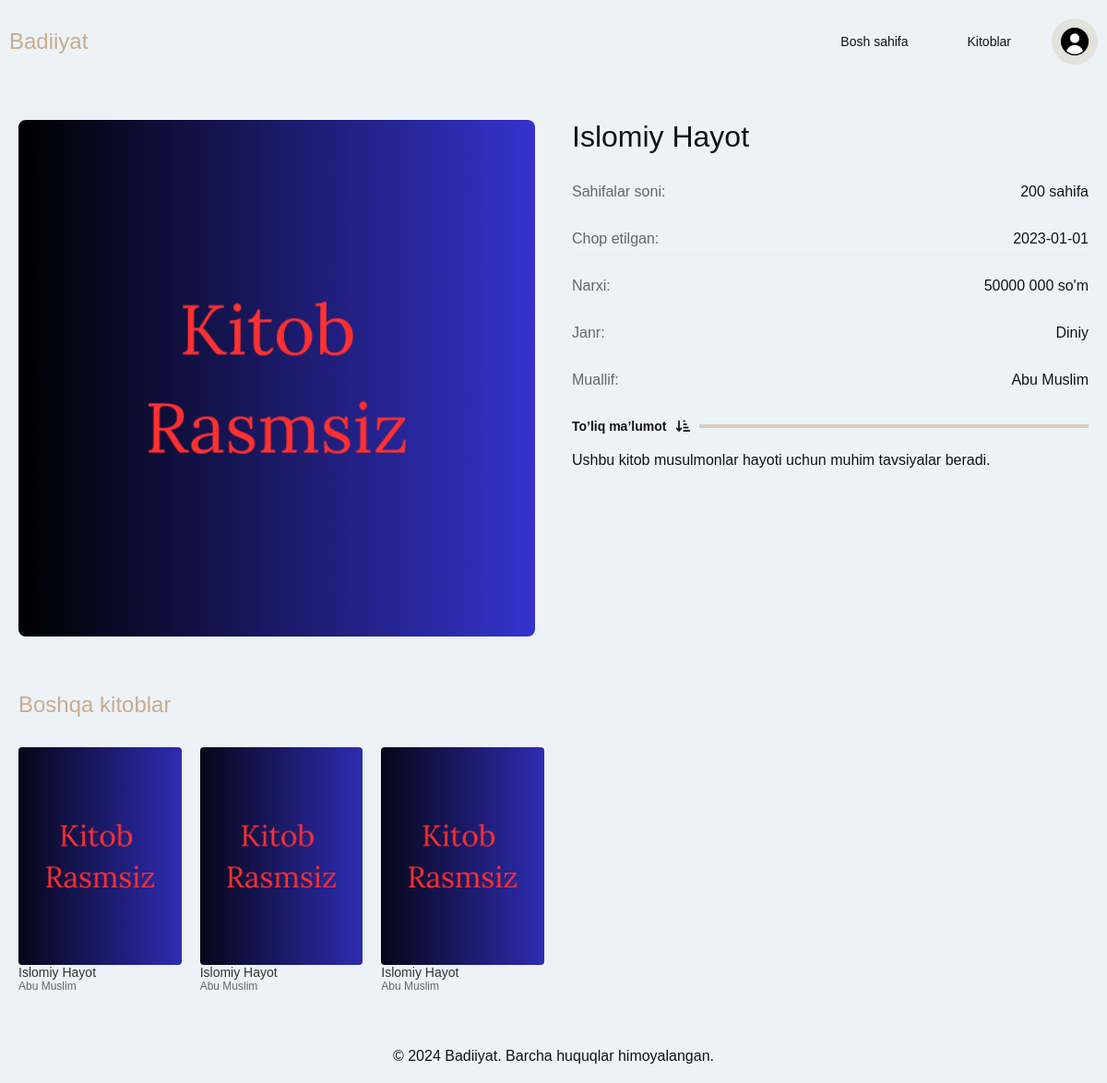
Screenshot of /info/4/ (signed in) with the database file from the repository.
### homeapp/models.py (models this page shows, shortened)
class AddBook(models.Model):
    GENRE_CHOICES = [
        ("Diniy", "Diniy"),
        ("Jadid Adabiyoti", "Jadid Adabiyoti"),
        ("Zamonaviy", "Zamonaviy"),
        ("Ishqiy", "Ishqiy"),
    ]
    title = models.CharField(max_length=350, verbose_name="Kitob nomi")
    pages = models.PositiveIntegerField(verbose_name="Sahifalar soni")
    year = models.DateField(verbose_name="Chop etilgan sana")
    price = models.PositiveIntegerField(verbose_name="Narxi (so'm)")
    book_image = ResizedImageField(size=[220,320],crop=['middle','center'],upload_to='image/', null=True, blank=True, verbose_name="Kitob rasmi",validators=[FileExtensionValidator(['jpg','jpeg','png','bmp','webp'])])
    genre = models.CharField(max_length=20, choices=GENRE_CHOICES, verbose_name="Janr")
    author = models.CharField(max_length=225, verbose_name="Muallif")
    isbn = models.CharField(max_length=13, verbose_name="ISBN")
    bio = models.TextField(verbose_name="Annotatsiya")

### homeapp/views.py (the view)
# urls.py: path('info/<int:book_id>/',views.bookdetails,name='bookdetails'),
@login_required(login_url='signup')
def bookdetails(request, book_id):
    book = AddBook.objects.get(id=book_id)
    related_books = AddBook.objects.filter(genre=book.genre).exclude(id=book_id)
    return render(request, 'info.html', {'book': book, 'related_books': related_books})

### template/info.html (shortened to what this page needs)
<!DOCTYPE html>
<html lang="en">
<head>
<link rel="stylesheet" href="https://cdnjs.cloudflare.com/ajax/libs/font-awesome/6.7.0/css/all.min.css">
</head>
<body>
    <header class="header">
        <a href="{% url 'base' %}" class="logo">Badiiyat</a>
        <nav class="nav">
            <a href="{% url 'base' %}">Bosh sahifa  </a>
            <a href="/?genre=">Kitoblar  </a>
            <div class="img">
            <a href="{% url 'edit_profile' %}">
         <img src="/static/1134.png" class="img" alt="dsdd">
            </a>
            </div>
        </nav>
    </header>
    <main class="main">
        <div class="book-details">
            <div class="book-cover">
                {% if book.book_image %}
                <img src="{{ book.book_image.url }}" alt="{{ book.title }} rasmi">
                {% else %}
                <img src="/static/imagenot.png" alt="Kitob rasmi yo'q">
                {% endif %}
            </div>
            <div class="book-info">
                <h1 class="book-title">{{ book.title }}</h1>
                <div class="book-stats">
                    <div class="stat-row">
                        <span class="stat-label">Sahifalar soni:</span>
                        <span class="stat-value">{{ book.pages }} sahifa</span>
                    </div>
                    <div class="stat-row">
                        <span class="stat-label">Chop etilgan:</span>
                        <span class="stat-value">{{ book.year|date:"Y-m-d" }}</span>
                    </div>
                    <div class="stat-row">
                        <span class="stat-label">Narxi:</span>
                        <span class="stat-value">{{ book.price }} 000 so'm</span>
                    </div>
                    <div class="stat-row">
                        <span class="stat-label">Janr:</span>
                        <span class="stat-value">{{ book.genre }}</span>
                    </div>
                    <div class="stat-row">
                        <span class="stat-label">Muallif:</span>
                        <span class="stat-value">{{ book.author }}</span>
                    </div>
                </div>
                <div class="book-description">
                 <h2 style="display: flex; align-items: center; gap: 10px;">
                     To’liq ma’lumot
                     <i class="fa-solid fa-arrow-down-short-wide"></i>
                     <div class="more-info-line"></div>
                 </h2>
                    <p id="book-bio">{{ book.bio }}</p>
                </div>
            </div>
        </div>
        <section class="related-works">
            <h2>Boshqa kitoblar</h2>
<div class="book-grid">
    {% for related_book in related_books %}
    <div class="book-card">
        <a href="{% url 'bookdetails' related_book.id %}" class="book-card-link">
            <div class="book-card-cover">
                {% if related_book.book_image %}
                <img src="{{ related_book.book_image.url }}" alt="{{ related_book.title }} rasmi">
                {% else %}
                <img src="/static/imagenot.png" alt="Kitob rasmi yo'q">
                {% endif %}
            </div>
            <div class="book-card-title">{{ related_book.title }}</div>
            <div class="book-card-author">{{ related_book.author }}</div>
        </a>
    </div>
    {% empty %}
    <p>Hozirda boshqa kitoblar mavjud emas.</p>
    {% endfor %}
</div>
        </section>
    </main>
    <footer>
        <p>&copy; 2024 Badiiyat. Barcha huquqlar himoyalangan.</p>
    </footer>
</body>
</html>

### template/info.html (style rules this page uses)
:root[data-theme="light"] { --body: #edf2f7; --text: rgba(0, 0, 0, 0.92); }
* { color: var(--text); margin: 0; padding: 0; box-sizing: border-box; font-family: Arial, sans-serif; }
.header { color: var(--text); padding: 20px 10px; display: flex; justify-content: space-between; align-items: center; max-width: 1200px; margin: 0 auto; }
.logo { color: #C9AC8C; text-decoration: none; font-size: 24px; font-weight: 300; }
.nav { color: var(--text); display: flex; gap: 24px; align-items: center; }
.nav a { color: var(--text); text-decoration: none; font-size: 14px; padding: 10px 20px; border-radius: 4px; transition: background-color 0.3s; }
.img img { width: 100%; height: 100%; object-fit: cover; border-radius: 50%; transform: scale(1.5); }
.img { width: 50px !important; height: 50px !important; border-radius: 50% !important; overflow: hidden; display: flex !important; justify-content: center !important; align-items: center; }
.main { max-width: 1200px; margin: 0 auto; padding: 40px 20px; }
.book-details { display: grid; grid-template-columns: 1fr 1fr; gap: 40px; margin-bottom: 60px; }
.book-cover { aspect-ratio: 1; background: #f5f5f5; border-radius: 8px; overflow: hidden; }
.book-cover img { width: 100%; height: 100%; object-fit: cover; }
.book-info { color: var(--text); display: flex; flex-direction: column; gap: 24px; }
.book-title { color: var(--text); font-size: 32px; font-weight: 300; }
.book-stats { display: flex; flex-direction: column; gap: 16px; }
.stat-row { display: flex; justify-content: space-between; padding: 8px 0; border-bottom: 1px solid #eee; }
.stat-label { color: #666; }
.stat-value { font-weight: 500; }
.book-description h2 { color: var(--text); font-size: 14px; margin-bottom: 16px; }
.book-description p { color: #666; line-height: 1.6; margin-bottom: 16px; }
.book-description p { color: var(--text); max-height: 6em; overflow: hidden; text-overflow: ellipsis; display: -webkit-box; -webkit-line-clamp: 6; -webkit-box-orient: vertical; }
.related-works h2 { font-size: 24px; font-weight: 300; color: #C9AC8C; margin-bottom: 32px; }
.book-grid { display: grid; grid-template-columns: repeat(auto-fill, minmax(160px, 1fr)); gap: 20px; }
.book-card-link { display: block; text-decoration: none; color: inherit; }
.book-card { display: flex; flex-direction: column; gap: 8px; }
.book-card-cover { aspect-ratio: 3/4; background: #f5f5f5; border-radius: 4px; overflow: hidden; }
.book-card-cover img { width: 100%; height: 100%; object-fit: cover; }
.book-card-title { font-size: 14px; font-weight: 500; color: #333; }
.book-card-author { font-size: 12px; color: #666; }
footer { color: var(--text); padding: 20px; background-color: #c9ac8c00; text-align: center; }
.more-info-line { flex: 1; height: 4px; background-color: #D1B89D99; }
body { background-color: var(--body); }

### rows the page displays
AddBook: title "Islomiy Hayot", pages "200", year "2023-01-01", price "50000", genre "Diniy", author "Abu Muslim", bio "Ushbu kitob musulmonlar hayoti uchun muhim tavsiyalar beradi."
AddBook: title "Islomiy Hayot", author "Abu Muslim"
AddBook: title "Islomiy Hayot", author "Abu Muslim"
AddBook: title "Islomiy Hayot", author "Abu Muslim"
